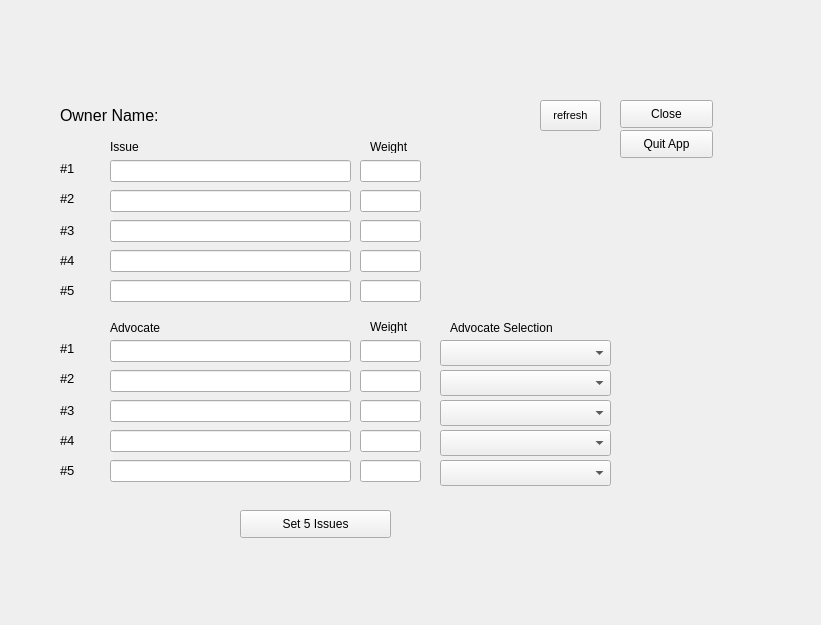
<?xml version="1.0" encoding="UTF-8"?>
<ui version="4.0">
 <class>Form</class>
 <widget class="QWidget" name="Form">
  <property name="geometry">
   <rect>
    <x>0</x>
    <y>0</y>
    <width>821</width>
    <height>625</height>
   </rect>
  </property>
  <property name="windowTag">
   <string>Form</string>
  </property>
  <widget class="QLineEdit" name="issue_5">
   <property name="geometry">
    <rect>
     <x>110</x>
     <y>280</y>
     <width>241</width>
     <height>22</height>
    </rect>
   </property>
   <property name="font">
    <font>
     <pointsize>8</pointsize>
    </font>
   </property>
  </widget>
  <widget class="QLineEdit" name="issue_weight_2">
   <property name="geometry">
    <rect>
     <x>360</x>
     <y>190</y>
     <width>61</width>
     <height>22</height>
    </rect>
   </property>
   <property name="font">
    <font>
     <pointsize>8</pointsize>
    </font>
   </property>
  </widget>
  <widget class="QLabel" name="label_8">
   <property name="geometry">
    <rect>
     <x>60</x>
     <y>250</y>
     <width>41</width>
     <height>20</height>
    </rect>
   </property>
   <property name="font">
    <font>
     <pointsize>10</pointsize>
    </font>
   </property>
   <property name="text">
    <string>#4</string>
   </property>
  </widget>
  <widget class="QComboBox" name="advocate_combo_5">
   <property name="geometry">
    <rect>
     <x>440</x>
     <y>460</y>
     <width>171</width>
     <height>26</height>
    </rect>
   </property>
   <property name="font">
    <font>
     <pointsize>8</pointsize>
    </font>
   </property>
  </widget>
  <widget class="QLineEdit" name="issue_weight_7">
   <property name="geometry">
    <rect>
     <x>360</x>
     <y>370</y>
     <width>61</width>
     <height>22</height>
    </rect>
   </property>
   <property name="font">
    <font>
     <pointsize>8</pointsize>
    </font>
   </property>
  </widget>
  <widget class="QLabel" name="label_11">
   <property name="geometry">
    <rect>
     <x>60</x>
     <y>460</y>
     <width>41</width>
     <height>20</height>
    </rect>
   </property>
   <property name="font">
    <font>
     <pointsize>10</pointsize>
    </font>
   </property>
   <property name="text">
    <string>#5</string>
   </property>
  </widget>
  <widget class="QLineEdit" name="issue_weight_6">
   <property name="geometry">
    <rect>
     <x>360</x>
     <y>340</y>
     <width>61</width>
     <height>22</height>
    </rect>
   </property>
   <property name="font">
    <font>
     <pointsize>8</pointsize>
    </font>
   </property>
  </widget>
  <widget class="QLabel" name="label_9">
   <property name="geometry">
    <rect>
     <x>60</x>
     <y>280</y>
     <width>41</width>
     <height>20</height>
    </rect>
   </property>
   <property name="font">
    <font>
     <pointsize>10</pointsize>
    </font>
   </property>
   <property name="text">
    <string>#5</string>
   </property>
  </widget>
  <widget class="QPushButton" name="refresh_all_button">
   <property name="geometry">
    <rect>
     <x>540</x>
     <y>100</y>
     <width>61</width>
     <height>31</height>
    </rect>
   </property>
   <property name="font">
    <font>
     <pointsize>8</pointsize>
    </font>
   </property>
   <property name="text">
    <string>refresh</string>
   </property>
  </widget>
  <widget class="QLineEdit" name="issue_4">
   <property name="geometry">
    <rect>
     <x>110</x>
     <y>250</y>
     <width>241</width>
     <height>22</height>
    </rect>
   </property>
   <property name="font">
    <font>
     <pointsize>8</pointsize>
    </font>
   </property>
  </widget>
  <widget class="QLabel" name="label_10">
   <property name="geometry">
    <rect>
     <x>60</x>
     <y>370</y>
     <width>31</width>
     <height>16</height>
    </rect>
   </property>
   <property name="font">
    <font>
     <pointsize>10</pointsize>
    </font>
   </property>
   <property name="text">
    <string>#2</string>
   </property>
  </widget>
  <widget class="QLabel" name="label_2">
   <property name="geometry">
    <rect>
     <x>60</x>
     <y>160</y>
     <width>31</width>
     <height>16</height>
    </rect>
   </property>
   <property name="font">
    <font>
     <pointsize>10</pointsize>
    </font>
   </property>
   <property name="text">
    <string>#1</string>
   </property>
  </widget>
  <widget class="QComboBox" name="advocate_combo_1">
   <property name="geometry">
    <rect>
     <x>440</x>
     <y>340</y>
     <width>171</width>
     <height>26</height>
    </rect>
   </property>
   <property name="font">
    <font>
     <pointsize>8</pointsize>
    </font>
   </property>
  </widget>
  <widget class="QLineEdit" name="issue_3">
   <property name="geometry">
    <rect>
     <x>110</x>
     <y>220</y>
     <width>241</width>
     <height>22</height>
    </rect>
   </property>
   <property name="font">
    <font>
     <pointsize>8</pointsize>
    </font>
   </property>
  </widget>
  <widget class="QLineEdit" name="issue_2">
   <property name="geometry">
    <rect>
     <x>110</x>
     <y>190</y>
     <width>241</width>
     <height>22</height>
    </rect>
   </property>
   <property name="font">
    <font>
     <pointsize>8</pointsize>
    </font>
   </property>
  </widget>
  <widget class="QComboBox" name="advocate_combo_4">
   <property name="geometry">
    <rect>
     <x>440</x>
     <y>430</y>
     <width>171</width>
     <height>26</height>
    </rect>
   </property>
   <property name="font">
    <font>
     <pointsize>8</pointsize>
    </font>
   </property>
  </widget>
  <widget class="QLabel" name="label_12">
   <property name="geometry">
    <rect>
     <x>60</x>
     <y>400</y>
     <width>21</width>
     <height>20</height>
    </rect>
   </property>
   <property name="font">
    <font>
     <pointsize>10</pointsize>
    </font>
   </property>
   <property name="text">
    <string>#3</string>
   </property>
  </widget>
  <widget class="QLabel" name="label_6">
   <property name="geometry">
    <rect>
     <x>110</x>
     <y>320</y>
     <width>81</width>
     <height>16</height>
    </rect>
   </property>
   <property name="text">
    <string>Advocate</string>
   </property>
  </widget>
  <widget class="QLineEdit" name="issue_1">
   <property name="geometry">
    <rect>
     <x>110</x>
     <y>160</y>
     <width>241</width>
     <height>22</height>
    </rect>
   </property>
   <property name="font">
    <font>
     <pointsize>8</pointsize>
    </font>
   </property>
  </widget>
  <widget class="QPushButton" name="set5issues">
   <property name="geometry">
    <rect>
     <x>240</x>
     <y>510</y>
     <width>151</width>
     <height>28</height>
    </rect>
   </property>
   <property name="text">
    <string>Set 5 Issues</string>
   </property>
  </widget>
  <widget class="QLineEdit" name="issue_weight_9">
   <property name="geometry">
    <rect>
     <x>360</x>
     <y>430</y>
     <width>61</width>
     <height>22</height>
    </rect>
   </property>
   <property name="font">
    <font>
     <pointsize>8</pointsize>
    </font>
   </property>
  </widget>
  <widget class="QPushButton" name="quit_button">
   <property name="geometry">
    <rect>
     <x>620</x>
     <y>130</y>
     <width>93</width>
     <height>28</height>
    </rect>
   </property>
   <property name="text">
    <string>Quit App</string>
   </property>
  </widget>
  <widget class="QComboBox" name="advocate_combo_2">
   <property name="geometry">
    <rect>
     <x>440</x>
     <y>370</y>
     <width>171</width>
     <height>26</height>
    </rect>
   </property>
   <property name="font">
    <font>
     <pointsize>8</pointsize>
    </font>
   </property>
  </widget>
  <widget class="QLabel" name="label_13">
   <property name="geometry">
    <rect>
     <x>60</x>
     <y>430</y>
     <width>41</width>
     <height>20</height>
    </rect>
   </property>
   <property name="font">
    <font>
     <pointsize>10</pointsize>
    </font>
   </property>
   <property name="text">
    <string>#4</string>
   </property>
  </widget>
  <widget class="QLineEdit" name="issue_weight_4">
   <property name="geometry">
    <rect>
     <x>360</x>
     <y>250</y>
     <width>61</width>
     <height>22</height>
    </rect>
   </property>
   <property name="font">
    <font>
     <pointsize>8</pointsize>
    </font>
   </property>
  </widget>
  <widget class="QPushButton" name="close_button">
   <property name="geometry">
    <rect>
     <x>620</x>
     <y>100</y>
     <width>93</width>
     <height>28</height>
    </rect>
   </property>
   <property name="text">
    <string>Close</string>
   </property>
  </widget>
  <widget class="QLabel" name="label_15">
   <property name="geometry">
    <rect>
     <x>370</x>
     <y>140</y>
     <width>47</width>
     <height>13</height>
    </rect>
   </property>
   <property name="text">
    <string>Weight</string>
   </property>
  </widget>
  <widget class="QLineEdit" name="issue_7">
   <property name="geometry">
    <rect>
     <x>110</x>
     <y>400</y>
     <width>241</width>
     <height>22</height>
    </rect>
   </property>
   <property name="font">
    <font>
     <pointsize>8</pointsize>
    </font>
   </property>
  </widget>
  <widget class="QLabel" name="label_5">
   <property name="geometry">
    <rect>
     <x>110</x>
     <y>140</y>
     <width>47</width>
     <height>13</height>
    </rect>
   </property>
   <property name="text">
    <string>Issue</string>
   </property>
  </widget>
  <widget class="QLineEdit" name="issue_6">
   <property name="geometry">
    <rect>
     <x>110</x>
     <y>430</y>
     <width>241</width>
     <height>22</height>
    </rect>
   </property>
   <property name="font">
    <font>
     <pointsize>8</pointsize>
    </font>
   </property>
  </widget>
  <widget class="QLabel" name="label_17">
   <property name="geometry">
    <rect>
     <x>450</x>
     <y>320</y>
     <width>121</width>
     <height>16</height>
    </rect>
   </property>
   <property name="text">
    <string>Advocate Selection</string>
   </property>
  </widget>
  <widget class="QLineEdit" name="issue_weight_1">
   <property name="geometry">
    <rect>
     <x>360</x>
     <y>160</y>
     <width>61</width>
     <height>22</height>
    </rect>
   </property>
   <property name="font">
    <font>
     <pointsize>8</pointsize>
    </font>
   </property>
  </widget>
  <widget class="QLineEdit" name="issue_9">
   <property name="geometry">
    <rect>
     <x>110</x>
     <y>340</y>
     <width>241</width>
     <height>22</height>
    </rect>
   </property>
   <property name="font">
    <font>
     <pointsize>8</pointsize>
    </font>
   </property>
  </widget>
  <widget class="QLabel" name="label_7">
   <property name="geometry">
    <rect>
     <x>60</x>
     <y>220</y>
     <width>21</width>
     <height>20</height>
    </rect>
   </property>
   <property name="font">
    <font>
     <pointsize>10</pointsize>
    </font>
   </property>
   <property name="text">
    <string>#3</string>
   </property>
  </widget>
  <widget class="QLabel" name="label_3">
   <property name="geometry">
    <rect>
     <x>60</x>
     <y>100</y>
     <width>301</width>
     <height>31</height>
    </rect>
   </property>
   <property name="font">
    <font>
     <pointsize>12</pointsize>
    </font>
   </property>
   <property name="text">
    <string>Owner Name:</string>
   </property>
  </widget>
  <widget class="QLineEdit" name="issue_10">
   <property name="geometry">
    <rect>
     <x>110</x>
     <y>370</y>
     <width>241</width>
     <height>22</height>
    </rect>
   </property>
   <property name="font">
    <font>
     <pointsize>8</pointsize>
    </font>
   </property>
  </widget>
  <widget class="QLabel" name="label_4">
   <property name="geometry">
    <rect>
     <x>60</x>
     <y>190</y>
     <width>31</width>
     <height>16</height>
    </rect>
   </property>
   <property name="font">
    <font>
     <pointsize>10</pointsize>
    </font>
   </property>
   <property name="text">
    <string>#2</string>
   </property>
  </widget>
  <widget class="QLabel" name="label_14">
   <property name="geometry">
    <rect>
     <x>60</x>
     <y>340</y>
     <width>31</width>
     <height>16</height>
    </rect>
   </property>
   <property name="font">
    <font>
     <pointsize>10</pointsize>
    </font>
   </property>
   <property name="text">
    <string>#1</string>
   </property>
  </widget>
  <widget class="QComboBox" name="advocate_combo_3">
   <property name="geometry">
    <rect>
     <x>440</x>
     <y>400</y>
     <width>171</width>
     <height>26</height>
    </rect>
   </property>
   <property name="font">
    <font>
     <pointsize>8</pointsize>
    </font>
   </property>
  </widget>
  <widget class="QLineEdit" name="issue_weight_3">
   <property name="geometry">
    <rect>
     <x>360</x>
     <y>220</y>
     <width>61</width>
     <height>22</height>
    </rect>
   </property>
   <property name="font">
    <font>
     <pointsize>8</pointsize>
    </font>
   </property>
  </widget>
  <widget class="QLineEdit" name="issue_weight_8">
   <property name="geometry">
    <rect>
     <x>360</x>
     <y>460</y>
     <width>61</width>
     <height>22</height>
    </rect>
   </property>
   <property name="font">
    <font>
     <pointsize>8</pointsize>
    </font>
   </property>
  </widget>
  <widget class="QLineEdit" name="issue_weight_5">
   <property name="geometry">
    <rect>
     <x>360</x>
     <y>280</y>
     <width>61</width>
     <height>22</height>
    </rect>
   </property>
   <property name="font">
    <font>
     <pointsize>8</pointsize>
    </font>
   </property>
  </widget>
  <widget class="QLabel" name="label_16">
   <property name="geometry">
    <rect>
     <x>370</x>
     <y>320</y>
     <width>47</width>
     <height>13</height>
    </rect>
   </property>
   <property name="text">
    <string>Weight</string>
   </property>
  </widget>
  <widget class="QLineEdit" name="issue_weight_10">
   <property name="geometry">
    <rect>
     <x>360</x>
     <y>400</y>
     <width>61</width>
     <height>22</height>
    </rect>
   </property>
   <property name="font">
    <font>
     <pointsize>8</pointsize>
    </font>
   </property>
  </widget>
  <widget class="QLineEdit" name="issue_8">
   <property name="geometry">
    <rect>
     <x>110</x>
     <y>460</y>
     <width>241</width>
     <height>22</height>
    </rect>
   </property>
   <property name="font">
    <font>
     <pointsize>8</pointsize>
    </font>
   </property>
  </widget>
 </widget>
 <resources/>
 <connections/>
</ui>
